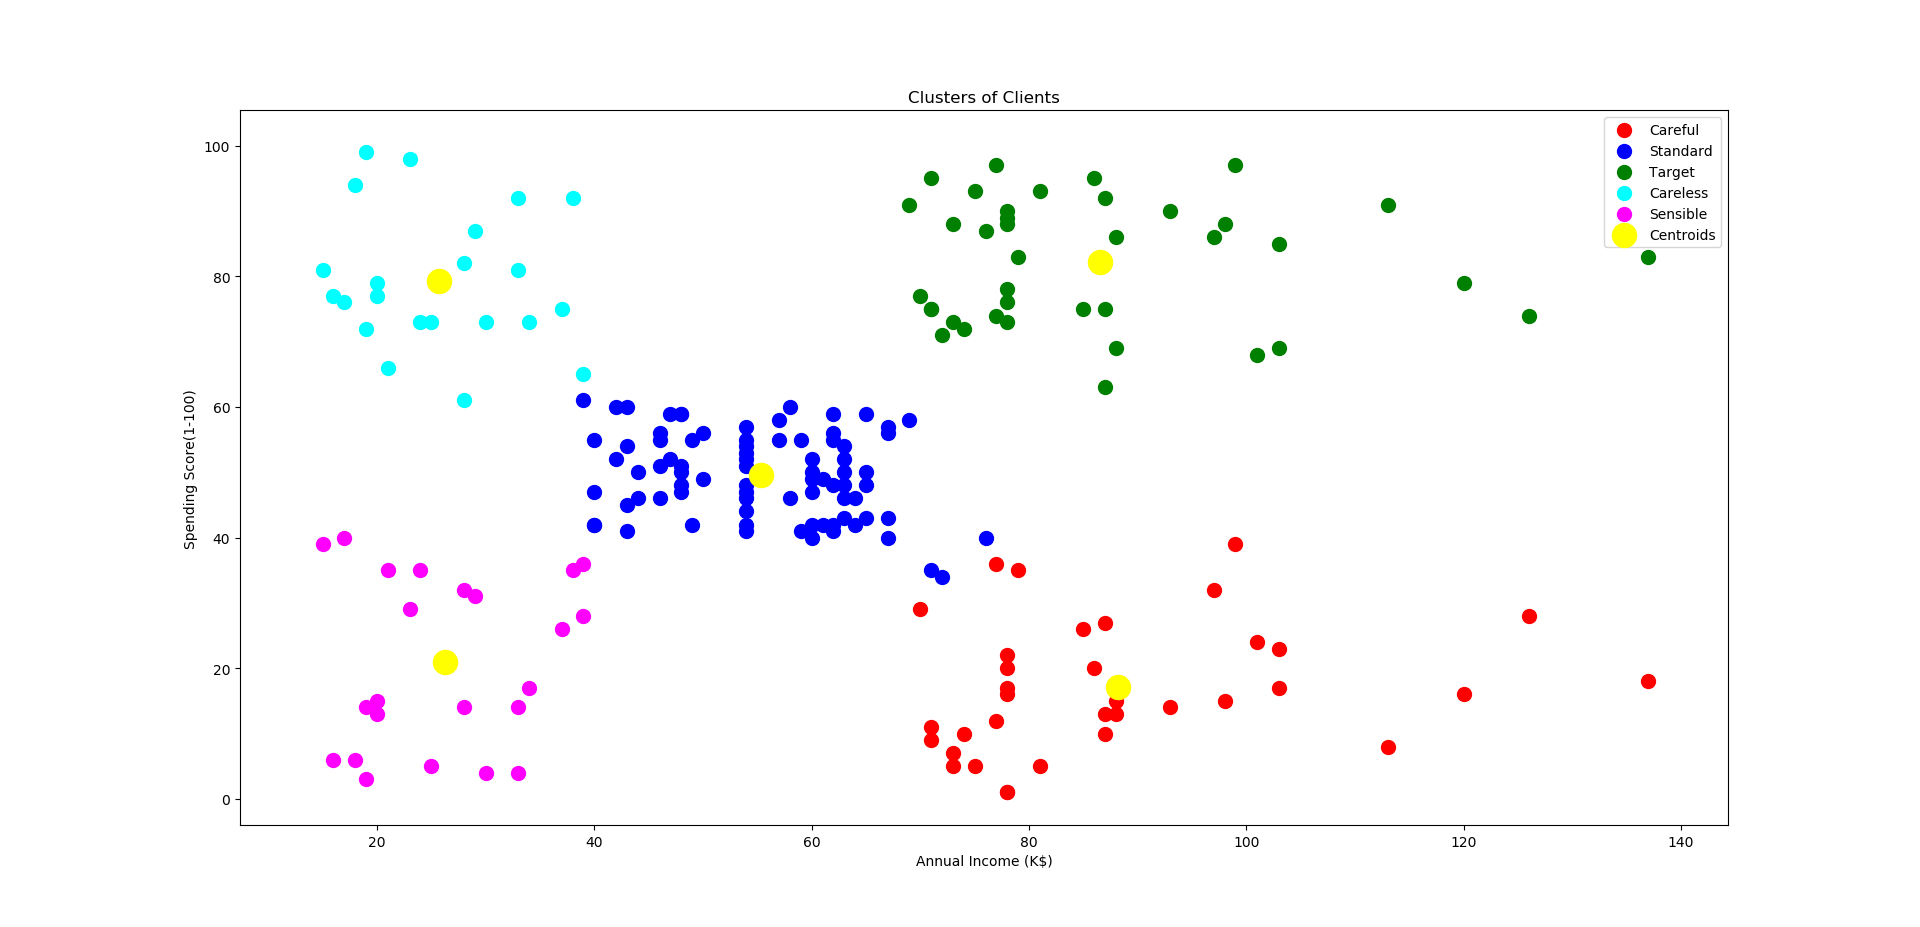

This figure's Python source:
# -*- coding: utf-8 -*-
"""
Created on Sun Sep 22 18:16:08 2019

@author: Arpit
"""
# Importing the libraries
import pandas as pd
import numpy as np
import matplotlib.pyplot as plt

# Importing the dataset
dataset = pd.read_csv('Mall_Customers.csv')
X = dataset.iloc[:,[3,4]].values

# Using the elbow method to find the optimal number of clusters

from sklearn.cluster import KMeans
wcss = []

for i in range(1,11):
    kmeans = KMeans(n_clusters = i, init = 'k-means++', max_iter = 300, n_init = 10, random_state = 0)
    kmeans.fit(X)
    wcss.append(kmeans.inertia_)
    
plt.plot(range(1,11),wcss)
plt.title('The Elbow Method')
plt.xlabel('Number of Clusters')
plt.ylabel('WCSS')
plt.show()
    
# Applying the k-means on the dataset
kmeans = KMeans(n_clusters = 5, init = 'k-means++', max_iter = 300, n_init = 10, random_state = 0)    
y_kmeans = kmeans.fit_predict(X)

# Visualizing the KMeans Clusters
plt.scatter(X[y_kmeans == 0, 0], X[y_kmeans == 0, 1], s = 100, c = 'red', label = 'Careful')
plt.scatter(X[y_kmeans == 1, 0], X[y_kmeans == 1, 1], s = 100, c = 'blue', label = 'Standard')
plt.scatter(X[y_kmeans == 2, 0], X[y_kmeans == 2, 1], s = 100, c = 'green', label = 'Target')
plt.scatter(X[y_kmeans == 3, 0], X[y_kmeans == 3, 1], s = 100, c = 'cyan', label = 'Careless')
plt.scatter(X[y_kmeans == 4, 0], X[y_kmeans == 4, 1], s = 100, c = 'magenta', label = 'Sensible')
plt.scatter(kmeans.cluster_centers_[:, 0], kmeans.cluster_centers_[:, 1], s = 300, c = 'yellow', label = 'Centroids')
plt.title('Clusters of Clients')
plt.xlabel('Annual Income (K$)')
plt.ylabel('Spending Score(1-100)')
plt.legend()
plt.show()  
